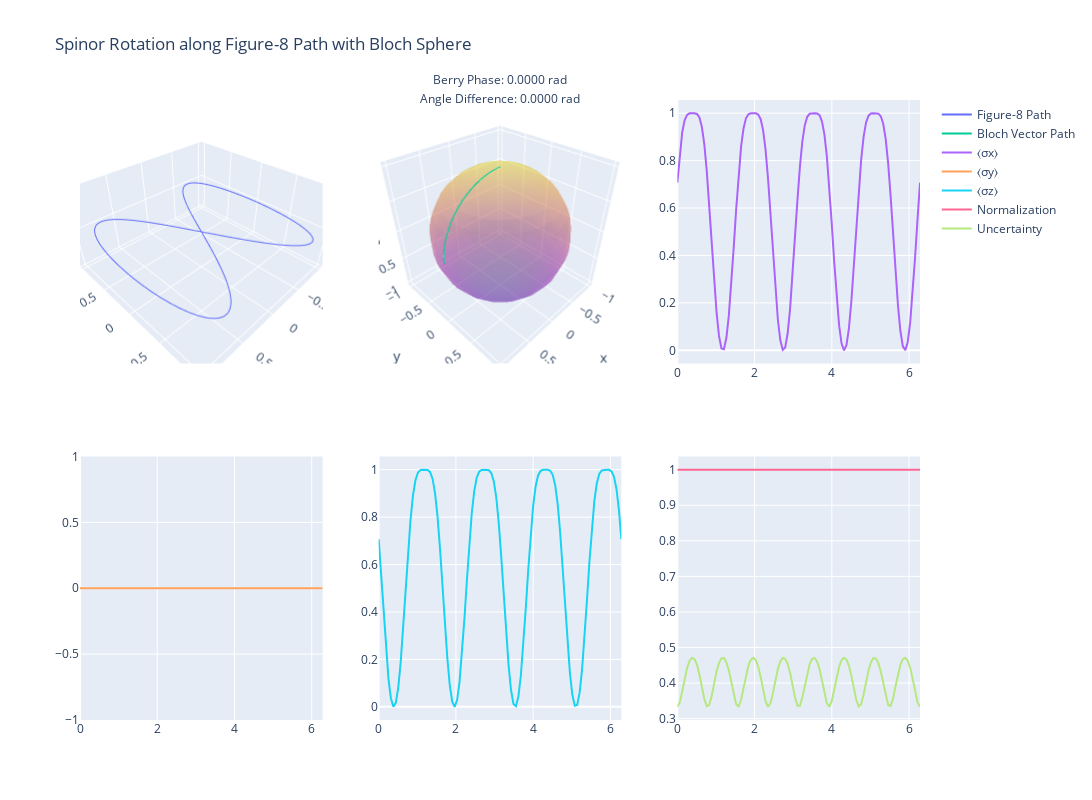

Here is the notebook cell this chart was saved with:
### Code cell
import numpy as np
import plotly.graph_objs as go
from plotly.subplots import make_subplots

# Functions as previously defined
def spinor(theta, phi):
    return np.array([np.cos(theta/2), np.exp(1j*phi)*np.sin(theta/2)])

def rotate_spinor(spinor, angle):
    rotation_matrix = np.array([[np.cos(angle/2), -np.sin(angle/2)],
                                [np.sin(angle/2), np.cos(angle/2)]])
    return np.dot(rotation_matrix, spinor)

def bloch_vector(spinor):
    x = 2 * np.real(np.conj(spinor[0]) * spinor[1])
    y = 2 * np.imag(np.conj(spinor[0]) * spinor[1])
    z = np.abs(spinor[0])**2 - np.abs(spinor[1])**2
    return np.array([x, y, z])

def berry_phase(spinors):
    phase = 0
    for i in range(len(spinors) - 1):
        phase += np.imag(np.log(np.vdot(spinors[i], spinors[i+1])))
    phase += np.imag(np.log(np.vdot(spinors[-1], spinors[0])))
    return phase

# Create the figure-8 path
t = np.linspace(0, 2*np.pi, 100)
x = np.sin(t)
y = np.sin(2*t)
z = np.zeros_like(t)

# Rotate the spinor and move it along the path
initial_spinor = spinor(np.pi/4, 0)  # 45-degree spinor
rotated_spinors = []
bloch_vectors = []
for i in range(len(t)):
    angle = np.pi/4 * np.sin(4*t[i])  # Vary rotation angle along the path
    rotated_spinor = rotate_spinor(initial_spinor, angle)
    rotated_spinors.append(rotated_spinor)
    bloch_vectors.append(bloch_vector(rotated_spinor))

bloch_vectors = np.array(bloch_vectors)

# Calculate Berry phase
berry_phase_value = berry_phase(rotated_spinors)

# Calculate angle difference between initial and final spinor
angle_diff = np.arccos(np.abs(np.vdot(rotated_spinors[0], rotated_spinors[-1])))

# Calculate expectation values of Pauli matrices
sigma_x = np.array([[0, 1], [1, 0]])
sigma_y = np.array([[0, -1j], [1j, 0]])
sigma_z = np.array([[1, 0], [0, -1]])

exp_x = [np.real(np.conj(s).dot(sigma_x.dot(s))) for s in rotated_spinors]
exp_y = [np.real(np.conj(s).dot(sigma_y.dot(s))) for s in rotated_spinors]
exp_z = [np.real(np.conj(s).dot(sigma_z.dot(s))) for s in rotated_spinors]

# Validate quantum physics laws
normalization = [np.abs(np.vdot(s, s)) for s in rotated_spinors]
uncertainty_principle = [np.std([ex, ey, ez]) for ex, ey, ez in zip(exp_x, exp_y, exp_z)]

# Visualize the results using Plotly
fig = make_subplots(rows=2, cols=3, specs=[
    [{'type': 'scatter3d'}, {'type': 'scatter3d'}, {'type': 'scatter'}],
    [{'type': 'scatter'}, {'type': 'scatter'}, {'type': 'scatter'}]
])

# 3D path
fig.add_trace(go.Scatter3d(x=x, y=y, z=z, mode='lines', name='Figure-8 Path'), row=1, col=1)

# Bloch sphere with the figure-8 path
u = np.linspace(0, 2*np.pi, 20)
v = np.linspace(0, np.pi, 20)
sphere_x = np.outer(np.cos(u), np.sin(v))
sphere_y = np.outer(np.sin(u), np.sin(v))
sphere_z = np.outer(np.ones(np.size(u)), np.cos(v))

fig.add_trace(go.Surface(x=sphere_x, y=sphere_y, z=sphere_z, opacity=0.3, showscale=False), row=1, col=2)
fig.add_trace(go.Scatter3d(x=bloch_vectors[:, 0], y=bloch_vectors[:, 1], z=bloch_vectors[:, 2],
                           mode='lines', name='Bloch Vector Path'), row=1, col=2)

# Expectation values
fig.add_trace(go.Scatter(x=t, y=exp_x, mode='lines', name='⟨σx⟩'), row=1, col=3)
fig.add_trace(go.Scatter(x=t, y=exp_y, mode='lines', name='⟨σy⟩'), row=2, col=1)
fig.add_trace(go.Scatter(x=t, y=exp_z, mode='lines', name='⟨σz⟩'), row=2, col=2)

# Normalization and uncertainty principle
fig.add_trace(go.Scatter(x=t, y=normalization, mode='lines', name='Normalization'), row=2, col=3)
fig.add_trace(go.Scatter(x=t, y=uncertainty_principle, mode='lines', name='Uncertainty'), row=2, col=3)

fig.update_layout(title='Spinor Rotation along Figure-8 Path with Bloch Sphere',
                  scene=dict(xaxis_title='X', yaxis_title='Y', zaxis_title='Z'),
                  height=800, width=1200)

# Add annotations with important information
fig.add_annotation(text=f"Berry Phase: {berry_phase_value:.4f} rad", xref="paper", yref="paper", x=0.5, y=1.05, showarrow=False)
fig.add_annotation(text=f"Angle Difference: {angle_diff:.4f} rad", xref="paper", yref="paper", x=0.5, y=1.02, showarrow=False)

fig.show()

# Print relevant test results and observations
print(f"Berry Phase: {berry_phase_value:.4f} rad")
print(f"Berry Phase (degrees): {np.degrees(berry_phase_value):.4f}°")
print(f"Angle Difference between Initial and Final Spinor: {angle_diff:.4f} rad")
print(f"Average Normalization: {np.mean(normalization):.6f}")
print(f"Average Uncertainty: {np.mean(uncertainty_principle):.6f}")

# Check if normalization holds for all spinors (should be close to 1)
normalization_errors = np.max(np.abs(np.array(normalization) - 1))
if normalization_errors < 1e-6:
    print(f"Normalization Check: PASSED (Max Deviation: {normalization_errors:.16f})")
else:
    print(f"Normalization Check: FAILED (Max Deviation: {normalization_errors:.6e})")

# Check if uncertainty principle holds
uncertainty_errors = np.mean(uncertainty_principle)
if uncertainty_errors < 1e-6:
    print(f"Uncertainty Principle Check: PASSED (Average Uncertainty: {uncertainty_errors:.6e})")
else:
    print(f"Uncertainty Principle Check: FAILED (Average Uncertainty: {uncertainty_errors:.16f})")
